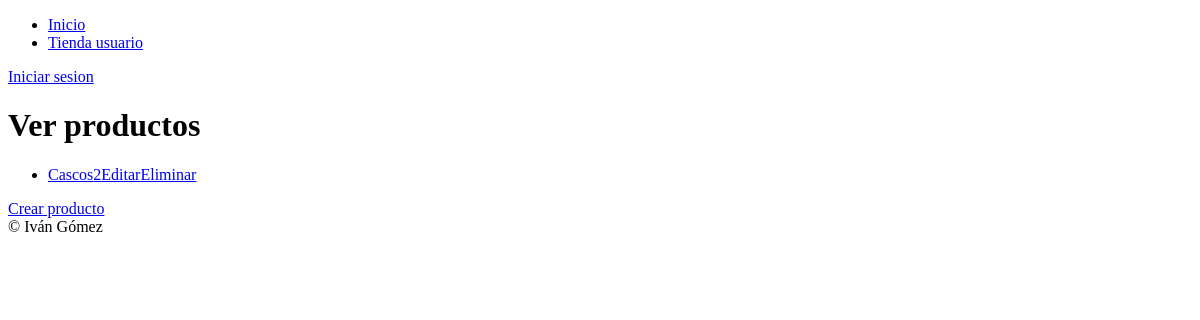
The page /tienda/admin/productos on the database as committed earlier.
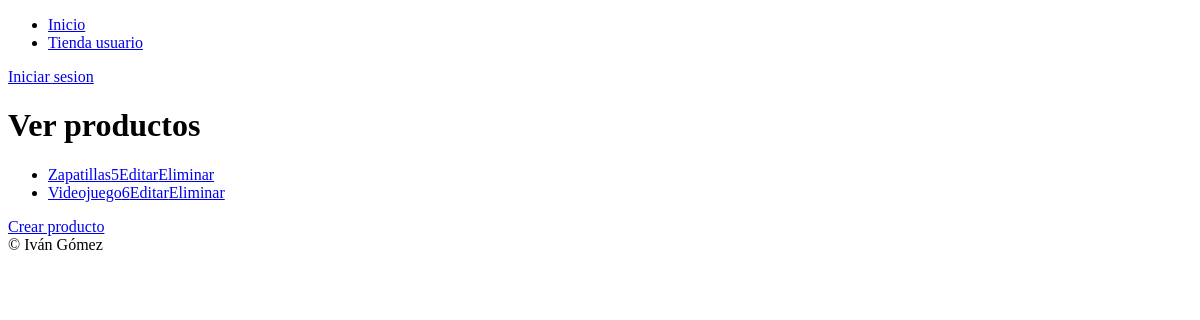
The same page on the database as committed later.
### core/models.py (models this page shows, shortened)
class Producto(models.Model):
    nombre = models.CharField(max_length=50)
    modelo = models.CharField(max_length=75)
    unidades = models.IntegerField()
    precio = models.DecimalField(decimal_places=2, max_digits=4)
    vip = models.BooleanField(default=False)
    usuario = models.ManyToManyField(UsuarioTienda, through='Compra')
    marca = models.ForeignKey(Marca, on_delete=models.SET_NULL, null=True, blank=True, related_name='productos')

### core/views.py (the view)
# urls.py: path('tienda/admin/productos', ver_productos.as_view(), name='ver_producto'),
class ver_productos(ListView):
    template_name = 'core/ver_productos.html'
    context_object_name = 'productos'
    model = Producto

### core/templates/core/ver_productos.html (shortened to what this page needs)
{% extends 'core/base.html' %}
{% block tittle_section %}Ver productos{% endblock %}
{% block content %}
<ul>
{% for producto in productos %}
    <li><a href="{% url 'detalle_producto' producto.pk %}">{{producto.nombre}}{{producto.id}}</a><a href="{% url 'editar_producto' producto.pk %}">Editar</a><a href="{% url 'eliminar_producto' producto.pk%}">Eliminar</a></li>
{% endfor %}
</ul>
<a href="{% url 'crear_producto' %}">Crear producto</a>
{% endblock %}

Rows that differ between the two databases and show on the page:
removed Producto: nombre "Cascos", id "2"
added Producto: nombre "Zapatillas", id "5"
added Producto: nombre "Videojuego", id "6"
